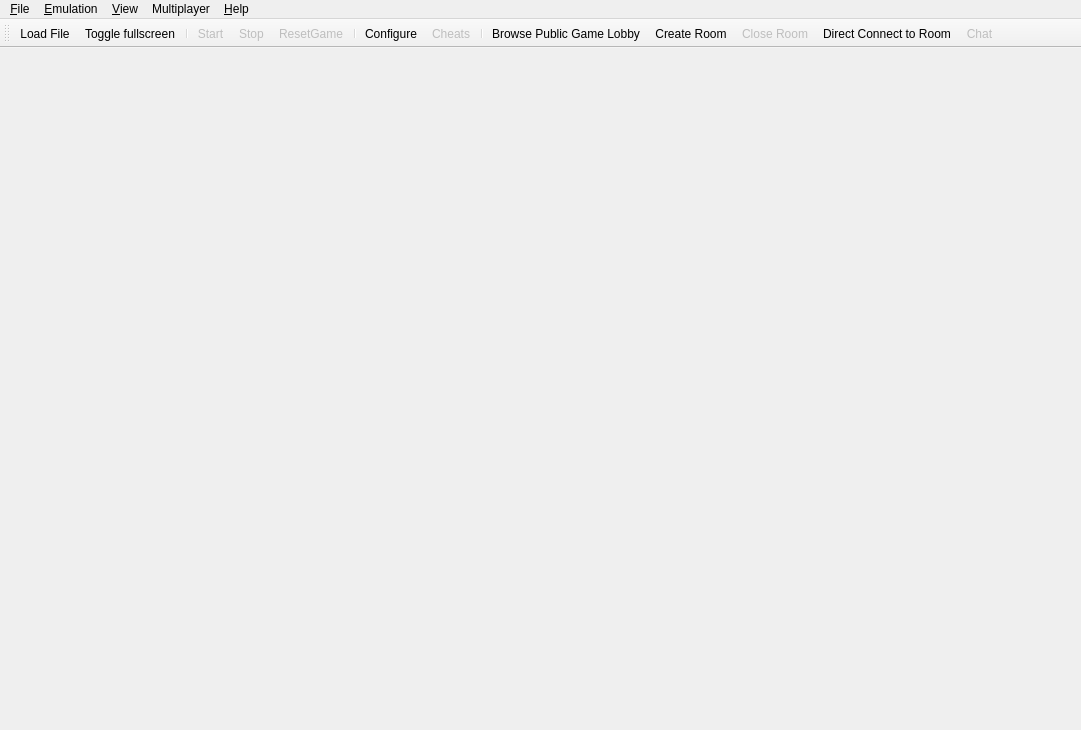
<?xml version="1.0" encoding="UTF-8"?>
<ui version="4.0">
 <class>MainWindow</class>
 <widget class="QMainWindow" name="MainWindow">
  <property name="geometry">
   <rect>
    <x>0</x>
    <y>0</y>
    <width>1081</width>
    <height>730</height>
   </rect>
  </property>
  <property name="windowTitle">
   <string>Citra</string>
  </property>
  <property name="windowIcon">
   <iconset>
    <normaloff>src/pcafe/res/icon3_64x64.ico</normaloff>src/pcafe/res/icon3_64x64.ico</iconset>
  </property>
  <property name="tabShape">
   <enum>QTabWidget::Rounded</enum>
  </property>
  <property name="dockNestingEnabled">
   <bool>true</bool>
  </property>
  <widget class="QWidget" name="centralwidget">
   <layout class="QHBoxLayout" name="horizontalLayout">
    <property name="leftMargin">
     <number>0</number>
    </property>
    <property name="topMargin">
     <number>0</number>
    </property>
    <property name="rightMargin">
     <number>0</number>
    </property>
    <property name="bottomMargin">
     <number>0</number>
    </property>
   </layout>
  </widget>
  <widget class="QMenuBar" name="menubar">
   <property name="geometry">
    <rect>
     <x>0</x>
     <y>0</y>
     <width>1081</width>
     <height>21</height>
    </rect>
   </property>
   <widget class="QMenu" name="menu_File">
    <property name="title">
     <string>&amp;File</string>
    </property>
    <widget class="QMenu" name="menu_recent_files">
     <property name="title">
      <string>Recent Files</string>
     </property>
    </widget>
    <addaction name="action_Load_File"/>
    <addaction name="action_Install_CIA"/>
    <addaction name="separator"/>
    <addaction name="action_Select_Game_List_Root"/>
    <addaction name="menu_recent_files"/>
    <widget class="QMenu" name="menu_Language">
     <property name="title">
      <string>Language</string>
     </property>
     <addaction name="action_Unload_Translation"/>
     <addaction name="separator"/>
     <addaction name="action_Load_Translation"/>
    </widget>
    <addaction name="menu_Language"/>
    <addaction name="separator"/>
    <addaction name="action_Exit"/>
   </widget>
   <widget class="QMenu" name="menu_Emulation">
    <property name="title">
     <string>&amp;Emulation</string>
    </property>
    <addaction name="action_Start"/>
    <addaction name="action_Pause"/>
    <addaction name="action_Stop"/>
    <addaction name="action_Reset"/>
    <addaction name="separator"/>
    <addaction name="action_Configure"/>
    <addaction name="action_Cheats"/>
   </widget>
   <widget class="QMenu" name="menu_View">
    <property name="title">
     <string>&amp;View</string>
    </property>
    <widget class="QMenu" name="menu_View_Debugging">
     <property name="title">
      <string>Debugging</string>
     </property>
     <addaction name="action_Create_Pica_Surface_Viewer"/>
     <addaction name="separator"/>
    </widget>
    <addaction name="action_Fullscreen"/>
    <addaction name="action_Single_Window_Mode"/>
    <addaction name="action_Display_Dock_Widget_Headers"/>
    <addaction name="action_Show_Filter_Bar"/>
    <addaction name="action_Show_Status_Bar"/>
    <addaction name="menu_View_Debugging"/>
   </widget>
   <widget class="QMenu" name="menu_Multiplayer">
    <property name="enabled">
     <bool>true</bool>
    </property>
    <property name="title">
     <string>Multiplayer</string>
    </property>
    <addaction name="action_View_Lobby"/>
    <addaction name="action_Start_Room"/>
    <addaction name="action_Stop_Room"/>
    <addaction name="action_Connect_To_Room"/>
    <addaction name="separator"/>
    <addaction name="action_Chat"/>
   </widget>
   <widget class="QMenu" name="menu_Help">
    <property name="title">
     <string>&amp;Help</string>
    </property>
    <addaction name="action_Check_For_Updates"/>
    <addaction name="action_Open_Maintenance_Tool"/>
    <addaction name="separator"/>
    <addaction name="action_FAQ"/>
    <addaction name="action_About"/>
   </widget>
   <addaction name="menu_File"/>
   <addaction name="menu_Emulation"/>
   <addaction name="menu_View"/>
   <addaction name="menu_Multiplayer"/>
   <addaction name="menu_Help"/>
  </widget>
    <widget class="QToolBar" name="toolbar">
      <property name="enabled">
        <bool>true</bool>
      </property>
      <property name="windowTitle">
        <string>Toolbar</string>
      </property>
      <property name="iconSize">
        <size>
          <width>35</width>
          <height>30</height>
        </size>
      </property>
      <property name="floatable">
        <bool>false</bool>
      </property>
      <attribute name="toolBarArea">
        <enum>TopToolBarArea</enum>
      </attribute>
      <attribute name="toolBarBreak">
        <bool>false</bool>
      </attribute>
      <addaction name="action_Toolbar_Load_File"/>
      <addaction name="action_Toolbar_Toggle_Fullscreen"/>
      <addaction name="separator"/>
      <addaction name="action_Toolbar_Start_Pause"/>
      <addaction name="action_Toolbar_Stop"/>
      <addaction name="action_Toolbar_Reset"/>
      <addaction name="separator"/>
      <addaction name="action_Toolbar_Configure"/>
      <addaction name="action_Toolbar_Cheats"/>
      <addaction name="separator"/>
      <addaction name="action_Toolbar_View_Lobby"/>
      <addaction name="action_Toolbar_Start_Room"/>
      <addaction name="action_Toolbar_Stop_Room"/>
      <addaction name="action_Toolbar_Connect_To_Room"/>
      <addaction name="action_Toolbar_Chat"/>
    </widget>
  <action name="action_Load_File">
   <property name="text">
    <string>Load File...</string>
   </property>
  </action>
  <action name="action_Install_CIA">
   <property name="text">
    <string>Install CIA...</string>
   </property>
  </action>
  <action name="action_Load_Symbol_Map">
   <property name="text">
    <string>Load Symbol Map...</string>
   </property>
  </action>
  <action name="action_Exit">
   <property name="text">
    <string>E&amp;xit</string>
   </property>
  </action>
  <action name="action_Start">
   <property name="enabled">
    <bool>false</bool>
   </property>
   <property name="text">
    <string>&amp;Start</string>
   </property>
  </action>
  <action name="action_Pause">
   <property name="enabled">
    <bool>false</bool>
   </property>
   <property name="text">
    <string>&amp;Pause</string>
   </property>
  </action>
  <action name="action_Stop">
   <property name="enabled">
    <bool>false</bool>
   </property>
   <property name="text">
    <string>&amp;Stop</string>
   </property>
  </action>
  <action name="action_Reset">
   <property name="enabled">
    <bool>false</bool>
   </property>
   <property name="text">
    <string>&amp;Reset</string>
   </property>
  </action>
  <action name="action_FAQ">
   <property name="text">
    <string>FAQ</string>
   </property>
  </action>
  <action name="action_About">
   <property name="text">
    <string>About Citra</string>
   </property>
  </action>
  <action name="action_Single_Window_Mode">
   <property name="checkable">
    <bool>true</bool>
   </property>
   <property name="text">
    <string>Single Window Mode</string>
   </property>
  </action>
  <action name="action_Configure">
   <property name="text">
    <string>Configure...</string>
   </property>
  </action>
   <action name="action_Cheats">
     <property name="text">
       <string>Cheats ...</string>
     </property>
   </action>
  <action name="action_Display_Dock_Widget_Headers">
   <property name="checkable">
    <bool>true</bool>
   </property>
   <property name="text">
    <string>Display Dock Widget Headers</string>
   </property>
  </action>
  <action name="action_Show_Filter_Bar">
   <property name="checkable">
    <bool>true</bool>
   </property>
   <property name="text">
    <string>Show Filter Bar</string>
   </property>
  </action>
  <action name="action_Show_Status_Bar">
   <property name="checkable">
    <bool>true</bool>
   </property>
   <property name="text">
    <string>Show Status Bar</string>
   </property>
  </action>
  <action name="action_Select_Game_List_Root">
   <property name="text">
    <string>Select Game Directory...</string>
   </property>
   <property name="toolTip">
    <string>Selects a folder to display in the game list</string>
   </property>
  </action>
  <action name="action_Create_Pica_Surface_Viewer">
   <property name="text">
    <string>Create Pica Surface Viewer</string>
   </property>
  </action>
   <action name="action_View_Lobby">
     <property name="enabled">
       <bool>true</bool>
     </property>
     <property name="text">
       <string>Browse Public Game Lobby</string>
     </property>
   </action>
   <action name="action_Start_Room">
     <property name="enabled">
       <bool>true</bool>
     </property>
     <property name="text">
       <string>Create Room</string>
     </property>
   </action>
   <action name="action_Stop_Room">
     <property name="enabled">
       <bool>false</bool>
     </property>
     <property name="text">
       <string>Close Room</string>
     </property>
   </action>
  <action name="action_Connect_To_Room">
   <property name="text">
    <string>Direct Connect to Room</string>
   </property>
  </action>
  <action name="action_Chat">
   <property name="enabled">
    <bool>false</bool>
   </property>
   <property name="text">
    <string>Chat</string>
   </property>
  </action>
    <action name="action_Toolbar_Load_File">
      <property name="icon">
        <iconset resource="../../dist/toolbar_icons/toolbar_icons.qrc">
          <normaloff>:/toolbar_icons/rc/load_file.png</normaloff>:/toolbar_icons/rc/load_file.png
        </iconset>
      </property>
      <property name="text">
        <string>Load File...</string>
      </property>
      <property name="toolTip">
        <string>Load File </string>
      </property>
    </action>
    <action name="action_Toolbar_Toggle_Fullscreen">
      <property name="icon">
        <iconset resource="../../dist/toolbar_icons/toolbar_icons.qrc">
          <normaloff>:/toolbar_icons/rc/fullscreen.png</normaloff>:/toolbar_icons/rc/fullscreen.png
        </iconset>
      </property>
      <property name="text">
        <string>Toggle fullscreen</string>
      </property>
      <property name="toolTip">
        <string>Toggle fullscreen</string>
      </property>
    </action>
    <action name="action_Toolbar_Start_Pause">
      <property name="enabled">
        <bool>false</bool>
      </property>
      <property name="icon">
        <iconset resource="../../dist/toolbar_icons/toolbar_icons.qrc">
          <normaloff>:/toolbar_icons/rc/start.png</normaloff>:/toolbar_icons/rc/start.png
        </iconset>
      </property>
      <property name="text">
        <string>Start</string>
      </property>
      <property name="toolTip">
        <string>Start emulation</string>
      </property>
    </action>
    <action name="action_Toolbar_Stop">
      <property name="enabled">
        <bool>false</bool>
      </property>
      <property name="icon">
        <iconset resource="../../dist/toolbar_icons/toolbar_icons.qrc">
          <normaloff>:/toolbar_icons/rc/stop.png</normaloff>:/toolbar_icons/rc/stop.png
        </iconset>
      </property>
      <property name="text">
        <string>Stop</string>
      </property>
      <property name="toolTip">
        <string>Stop emulation</string>
      </property>
    </action>
    <action name="action_Toolbar_Reset">
      <property name="enabled">
        <bool>false</bool>
      </property>
      <property name="icon">
        <iconset resource="../../dist/toolbar_icons/toolbar_icons.qrc">
          <normaloff>:/toolbar_icons/rc/reset.png</normaloff>:/toolbar_icons/rc/reset.png
        </iconset>
      </property>
      <property name="text">
        <string>ResetGame</string>
      </property>
      <property name="toolTip">
        <string>ResetGame</string>
      </property>
    </action>
    <action name="action_Toolbar_Configure">
      <property name="enabled">
        <bool>true</bool>
      </property>
      <property name="icon">
        <iconset resource="../../dist/toolbar_icons/toolbar_icons.qrc">
          <normaloff>:/toolbar_icons/rc/configure.png</normaloff>:/toolbar_icons/rc/configure.png
        </iconset>
      </property>
      <property name="text">
        <string>Configure</string>
      </property>
      <property name="toolTip">
        <string>Configure</string>
      </property>
    </action>
    <action name="action_Toolbar_Cheats">
      <property name="enabled">
        <bool>false</bool>
      </property>
      <property name="icon">
        <iconset resource="../../dist/toolbar_icons/toolbar_icons.qrc">
          <normaloff>:/toolbar_icons/rc/cheats.png</normaloff>:/toolbar_icons/rc/cheats.png
        </iconset>
      </property>
      <property name="text">
        <string>Cheats</string>
      </property>
      <property name="toolTip">
        <string>Cheats</string>
      </property>
    </action>
    <action name="action_Toolbar_View_Lobby">
      <property name="enabled">
        <bool>true</bool>
      </property>
      <property name="icon">
        <iconset resource="../../dist/toolbar_icons/toolbar_icons.qrc">
          <normaloff>:/toolbar_icons/rc/Lobby.png</normaloff>:/toolbar_icons/rc/Lobby.png
        </iconset>
      </property>
      <property name="text">
        <string>Browse Public Game Lobby</string>
      </property>
      <property name="toolTip">
        <string>Browse Public Game Lobby</string>
      </property>
    </action>
    <action name="action_Toolbar_Start_Room">
      <property name="enabled">
        <bool>true</bool>
      </property>
      <property name="icon">
        <iconset resource="../../dist/toolbar_icons/toolbar_icons.qrc">
          <normaloff>:/toolbar_icons/rc/open.png</normaloff>:/toolbar_icons/rc/open.png
        </iconset>
      </property>
      <property name="text">
        <string>Create Room</string>
      </property>
      <property name="toolTip">
        <string>Create Room</string>
      </property>
    </action>
    <action name="action_Toolbar_Stop_Room">
      <property name="enabled">
        <bool>false</bool>
      </property>
      <property name="icon">
        <iconset resource="../../dist/toolbar_icons/toolbar_icons.qrc">
          <normaloff>:/toolbar_icons/rc/close.png</normaloff>:/toolbar_icons/rc/close.png
        </iconset>
      </property>
      <property name="text">
        <string>Close Room</string>
      </property>
      <property name="toolTip">
        <string>Close Room</string>
      </property>
    </action>
    <action name="action_Toolbar_Connect_To_Room">
      <property name="enabled">
        <bool>true</bool>
      </property>
      <property name="icon">
        <iconset resource="../../dist/toolbar_icons/toolbar_icons.qrc">
          <normaloff>:/toolbar_icons/rc/direct.png</normaloff>:/toolbar_icons/rc/direct.png
        </iconset>
      </property>
      <property name="text">
        <string>Direct Connect to Room</string>
      </property>
      <property name="toolTip">
        <string>Direct Connect to Room</string>
      </property>
    </action>
    <action name="action_Toolbar_Chat">
      <property name="enabled">
        <bool>false</bool>
      </property>
      <property name="icon">
        <iconset resource="../../dist/toolbar_icons/toolbar_icons.qrc">
          <normaloff>:/toolbar_icons/rc/chat.png</normaloff>:/toolbar_icons/rc/chat.png
        </iconset>
      </property>
      <property name="text">
        <string>Chat</string>
      </property>
      <property name="toolTip">
        <string>Chat</string>
      </property>
    </action>
  <action name="action_Unload_Translation">
   <property name="text">
    <string>English</string>
   </property>
  </action>
  <action name="action_Load_Translation">
   <property name="text">
    <string>Load Translation File...</string>
   </property>
  </action>
  <action name="action_Fullscreen">
   <property name="checkable">
    <bool>true</bool>
   </property>
   <property name="text">
    <string>Fullscreen</string>
   </property>
  </action>
  <action name="action_Open_Maintenance_Tool">
   <property name="text">
    <string>Modify Citra Install</string>
   </property>
   <property name="toolTip">
    <string>Opens the maintenance tool to modify your Citra installation</string>
   </property>
  </action>
  <action name="action_Check_For_Updates">
   <property name="text">
    <string>Check for Updates</string>
   </property>
  </action>
 </widget>
 <resources>
  <include location="../../dist/toolbar_icons/toolbar_icons.qrc"/>
 </resources>
 <connections/>
</ui>
